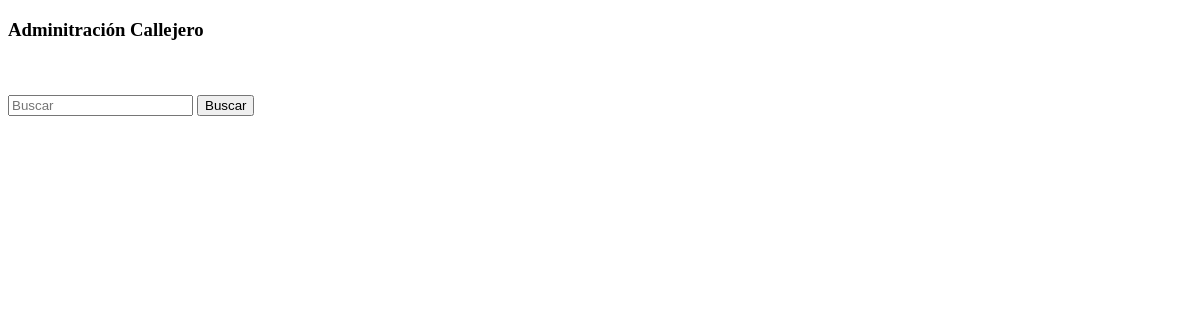
Page /pedidos/pedidos on the earlier database version.
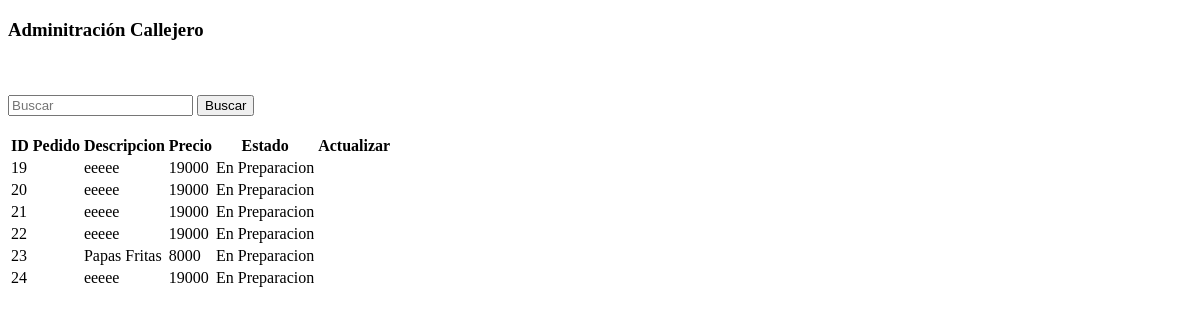
Same page on the later database version.
### administracion/models.py (models this page shows, shortened)
class Pedido(models.Model):
    id_pedido       = models.AutoField  (db_column='idPedido', primary_key = True)
    id_estado       = models.ForeignKey ('Estado',on_delete=models.CASCADE, db_column='idEstado', default=3)
    descripcion     = models.CharField  (max_length=100)
    precio_total    = models.IntegerField ()

class Estado(models.Model):
    id_estado     = models.AutoField(db_column='idEstado', primary_key=True)
    estado        = models.CharField(max_length=20, blank=False, null=False)
    def __str__(self):
        return str(self.estado)

### pedidos/views.py (the view)
# urls.py: path('pedidos', views.lista_pedidos, name='lista_pedidos'),
def lista_pedidos(request):
    busqueda = request.GET.get("buscar")
    lista_pedidos = Pedido.objects.raw("SELECT * FROM administracion_Pedido")
    if busqueda:
        lista_pedidos = Pedido.objects.filter(
            Q(id_pedido__icontains = busqueda)
        ).distinct()
    page = request.GET.get('page', 1)
    try:
        paginator = Paginator (lista_pedidos, 10)
        lista_pedidos = paginator.page(page)
    except:
        raise Http404
    context = {"pedidos":lista_pedidos}
    return render(request,'pedidos.html',context)

### myapp/cont_proc.py (called while the page is built)
def total_carrito(request):
    total = 0
    if request.user.is_authenticated:
        if "carrito" in request.session.keys():
            for key, value in request.session["carrito"].items():
                total += int(value["acumulado"])
    return {"total_carrito": total}

### pedidos/templates/pedidos.html (shortened to what this page needs)
<!DOCTYPE html>
<html lang="en">
<head>
</head>
<body>
    <div class="text-center p-5 justify-content-center">
        <h3 class="">Adminitración Callejero</h3>
        <br>
        <br>
        <form class="d-flex" role="search" method="get">
            <input class="form-control me-2" type="search" placeholder="Buscar" aria-label="Search" name="buscar">
            <button class="btn btn-outline-secondary buttonBus" type="submit">Buscar</button>
        </form>
        <br>
        <table action="{% url 'lista_pedidos' %}" method="GET" class="table table-dark table-striped" >
            {% if pedidos %}
            <thead>
                <tr>
                    <th>ID Pedido</th>
                    <th>Descripcion</th>
                    <th>Precio</th>
                    <th>Estado</th>
                    <th>Actualizar</th>
                </tr>
            </thead>
                {% for tmp in pedidos %}
                    <tr>
                        <td>{{tmp.id_pedido}}</td>
                        <td>{{tmp.descripcion}}</td>
                        <td>{{tmp.precio_total}}</td>
                        <td>{{tmp.id_estado}}</td>
                    </tr>
                {% endfor %}
            {% endif %}
        </table>
    </div>
</body>
</html>

Differences in the rows shown:
added Pedido: id_pedido "19", descripcion "eeeee", precio_total "19000", id_estado "En Preparacion"
added Pedido: id_pedido "20", descripcion "eeeee", precio_total "19000", id_estado "En Preparacion"
added Pedido: id_pedido "21", descripcion "eeeee", precio_total "19000", id_estado "En Preparacion"
added Pedido: id_pedido "22", descripcion "eeeee", precio_total "19000", id_estado "En Preparacion"
added Pedido: id_pedido "23", descripcion "Papas Fritas", precio_total "8000", id_estado "En Preparacion"
added Pedido: id_pedido "24", descripcion "eeeee", precio_total "19000", id_estado "En Preparacion"
Other differences:
text now shown: "ID Pedido Descripcion Precio Estado Actualizar"
